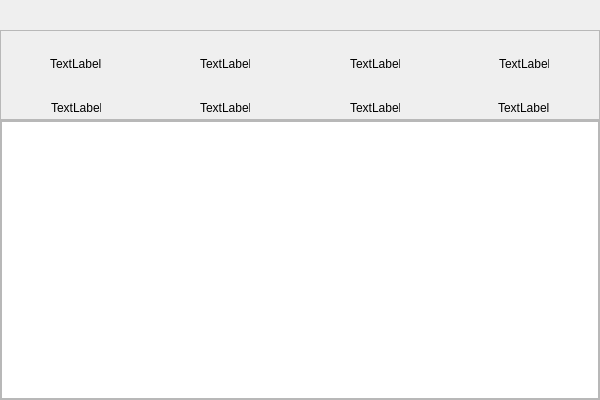
<?xml version="1.0" encoding="UTF-8"?>
<ui version="4.0">
 <class>SmartCoderClass</class>
 <widget class="QWidget" name="SmartCoderClass">
  <property name="geometry">
   <rect>
    <x>0</x>
    <y>0</y>
    <width>600</width>
    <height>400</height>
   </rect>
  </property>
  <property name="windowTitle">
   <string>SmartCoder</string>
  </property>
  <layout class="QVBoxLayout" name="verticalLayout_2">
   <item>
    <layout class="QVBoxLayout" name="verticalLayout">
     <item>
      <spacer name="verticalSpacer">
       <property name="orientation">
        <enum>Qt::Vertical</enum>
       </property>
       <property name="sizeType">
        <enum>QSizePolicy::Fixed</enum>
       </property>
       <property name="sizeHint" stdset="0">
        <size>
         <width>20</width>
         <height>30</height>
        </size>
       </property>
      </spacer>
     </item>
     <item>
      <widget class="QFrame" name="frame">
       <property name="sizePolicy">
        <sizepolicy hsizetype="Preferred" vsizetype="Fixed">
         <horstretch>0</horstretch>
         <verstretch>0</verstretch>
        </sizepolicy>
       </property>
       <property name="minimumSize">
        <size>
         <width>0</width>
         <height>90</height>
        </size>
       </property>
       <property name="maximumSize">
        <size>
         <width>16777215</width>
         <height>90</height>
        </size>
       </property>
       <property name="frameShape">
        <enum>QFrame::StyledPanel</enum>
       </property>
       <property name="frameShadow">
        <enum>QFrame::Raised</enum>
       </property>
       <layout class="QHBoxLayout" name="horizontalLayout_2">
        <item>
         <layout class="QHBoxLayout" name="horizontalLayout">
          <item>
           <layout class="QVBoxLayout" name="verticalLayout_4" stretch="3,1">
            <item alignment="Qt::AlignHCenter">
             <widget class="QLabel" name="label">
              <property name="sizePolicy">
               <sizepolicy hsizetype="Fixed" vsizetype="Preferred">
                <horstretch>0</horstretch>
                <verstretch>0</verstretch>
               </sizepolicy>
              </property>
              <property name="text">
               <string>TextLabel</string>
              </property>
             </widget>
            </item>
            <item alignment="Qt::AlignHCenter">
             <widget class="QLabel" name="label_2">
              <property name="sizePolicy">
               <sizepolicy hsizetype="Fixed" vsizetype="Preferred">
                <horstretch>0</horstretch>
                <verstretch>0</verstretch>
               </sizepolicy>
              </property>
              <property name="minimumSize">
               <size>
                <width>50</width>
                <height>0</height>
               </size>
              </property>
              <property name="maximumSize">
               <size>
                <width>50</width>
                <height>16777215</height>
               </size>
              </property>
              <property name="text">
               <string>TextLabel</string>
              </property>
             </widget>
            </item>
           </layout>
          </item>
          <item>
           <layout class="QVBoxLayout" name="verticalLayout_5" stretch="3,1">
            <item alignment="Qt::AlignHCenter">
             <widget class="QLabel" name="label_3">
              <property name="sizePolicy">
               <sizepolicy hsizetype="Fixed" vsizetype="Preferred">
                <horstretch>0</horstretch>
                <verstretch>0</verstretch>
               </sizepolicy>
              </property>
              <property name="minimumSize">
               <size>
                <width>50</width>
                <height>0</height>
               </size>
              </property>
              <property name="maximumSize">
               <size>
                <width>50</width>
                <height>16777215</height>
               </size>
              </property>
              <property name="text">
               <string>TextLabel</string>
              </property>
             </widget>
            </item>
            <item alignment="Qt::AlignHCenter">
             <widget class="QLabel" name="label_4">
              <property name="sizePolicy">
               <sizepolicy hsizetype="Fixed" vsizetype="Preferred">
                <horstretch>0</horstretch>
                <verstretch>0</verstretch>
               </sizepolicy>
              </property>
              <property name="minimumSize">
               <size>
                <width>50</width>
                <height>0</height>
               </size>
              </property>
              <property name="maximumSize">
               <size>
                <width>50</width>
                <height>16777215</height>
               </size>
              </property>
              <property name="text">
               <string>TextLabel</string>
              </property>
             </widget>
            </item>
           </layout>
          </item>
          <item>
           <layout class="QVBoxLayout" name="verticalLayout_6" stretch="3,1">
            <item alignment="Qt::AlignHCenter">
             <widget class="QLabel" name="label_5">
              <property name="sizePolicy">
               <sizepolicy hsizetype="Fixed" vsizetype="Preferred">
                <horstretch>0</horstretch>
                <verstretch>0</verstretch>
               </sizepolicy>
              </property>
              <property name="minimumSize">
               <size>
                <width>50</width>
                <height>0</height>
               </size>
              </property>
              <property name="maximumSize">
               <size>
                <width>50</width>
                <height>16777215</height>
               </size>
              </property>
              <property name="text">
               <string>TextLabel</string>
              </property>
             </widget>
            </item>
            <item alignment="Qt::AlignHCenter">
             <widget class="QLabel" name="label_6">
              <property name="sizePolicy">
               <sizepolicy hsizetype="Fixed" vsizetype="Preferred">
                <horstretch>0</horstretch>
                <verstretch>0</verstretch>
               </sizepolicy>
              </property>
              <property name="minimumSize">
               <size>
                <width>50</width>
                <height>0</height>
               </size>
              </property>
              <property name="maximumSize">
               <size>
                <width>50</width>
                <height>16777215</height>
               </size>
              </property>
              <property name="text">
               <string>TextLabel</string>
              </property>
             </widget>
            </item>
           </layout>
          </item>
          <item>
           <layout class="QVBoxLayout" name="verticalLayout_7" stretch="3,1">
            <item alignment="Qt::AlignHCenter">
             <widget class="QLabel" name="label_7">
              <property name="sizePolicy">
               <sizepolicy hsizetype="Fixed" vsizetype="Preferred">
                <horstretch>0</horstretch>
                <verstretch>0</verstretch>
               </sizepolicy>
              </property>
              <property name="minimumSize">
               <size>
                <width>50</width>
                <height>0</height>
               </size>
              </property>
              <property name="maximumSize">
               <size>
                <width>50</width>
                <height>16777215</height>
               </size>
              </property>
              <property name="text">
               <string>TextLabel</string>
              </property>
             </widget>
            </item>
            <item alignment="Qt::AlignHCenter">
             <widget class="QLabel" name="label_8">
              <property name="text">
               <string>TextLabel</string>
              </property>
             </widget>
            </item>
           </layout>
          </item>
         </layout>
        </item>
       </layout>
      </widget>
     </item>
     <item>
      <widget class="QFrame" name="frame_2">
       <property name="frameShape">
        <enum>QFrame::StyledPanel</enum>
       </property>
       <property name="frameShadow">
        <enum>QFrame::Raised</enum>
       </property>
       <layout class="QVBoxLayout" name="verticalLayout_3">
        <item>
         <widget class="QTextEdit" name="textEdit"/>
        </item>
       </layout>
      </widget>
     </item>
    </layout>
   </item>
  </layout>
 </widget>
 <layoutdefault spacing="0" margin="0"/>
 <resources>
  <include location="smartcoder.qrc"/>
 </resources>
 <connections/>
</ui>
